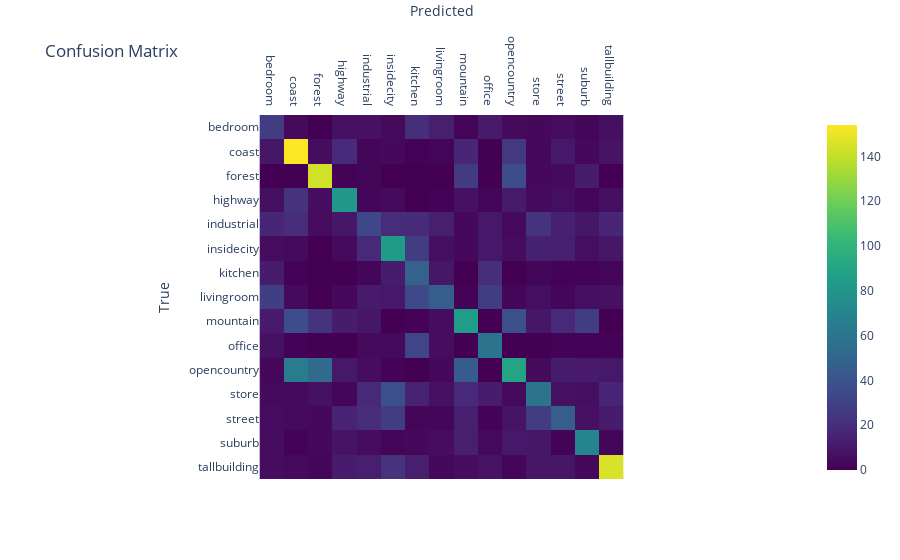

This figure's notebook cell:
### Markdown cell above
### Gradient Boosted Trees

### Code cell
label_encoder = LabelEncoder()
y_train_encoded = label_encoder.fit_transform(y_train)
y_test_encoded = label_encoder.transform(y_test)

xgbc_model = XGBClassifier(
    n_estimators=1000,
    learning_rate=0.1,
    max_depth=6,
    random_state=42,
    njobs=-1,  # Usar todos los núcleos disponibles
    use_label_encoder=False,  # Evitar advertencia de codificación
)

xgbc_model.fit(X_train, y_train_encoded)
joblib.dump(xgbc_model, os.path.join("models", "VOCAB10K", "xgbc_model.pkl"))
xgbc_model = joblib.load(os.path.join("models", "VOCAB10K", "xgbc_model.pkl"))
y_pred_xgbc = eval_model(xgbc_model, X_test, y_test_encoded)
y_pred_decoded = label_encoder.inverse_transform(y_pred_xgbc)

### Figure 1 — Plotly figure (JSON) as saved in the notebook; plotly's stock layout.template omitted (floating-point values rounded to 4 significant figures; data arrays with more than 128 entries replaced by an {"elided": "..."} marker saying what was removed)
{"data": [{"coloraxis": "coloraxis", "hovertemplate": "Predicted: %{x}<br>True: %{y}<br>color: %{z}<extra></extra>", "name": "0", "type": "heatmap", "x": ["bedroom", "coast", "forest", "highway", "industrial", "insidecity", "kitchen", "livingroom", "mountain", "office", "opencountry", "store", "street", "suburb", "tallbuilding"], "xaxis": "x", "y": ["bedroom", "coast", "forest", "highway", "industrial", "insidecity", "kitchen", "livingroom", "mountain", "office", "opencountry", "store", "street", "suburb", "tallbuilding"], "yaxis": "y", "z": {"elided": "15x15 int values"}}], "layout": {"coloraxis": {"colorscale": [[0, "#440154"], [0.1111, "#482878"], [0.2222, "#3e4989"], [0.3333, "#31688e"], [0.4444, "#26828e"], [0.5556, "#1f9e89"], [0.6667, "#35b779"], [0.7778, "#6ece58"], [0.8889, "#b5de2b"], [1, "#fde725"]]}, "title": {"text": "Confusion Matrix"}, "xaxis": {"anchor": "y", "constrain": "domain", "domain": [0, 1], "scaleanchor": "y", "side": "top", "title": {"text": "Predicted"}}, "yaxis": {"anchor": "x", "autorange": "reversed", "constrain": "domain", "domain": [0, 1], "title": {"text": "True"}}}}
